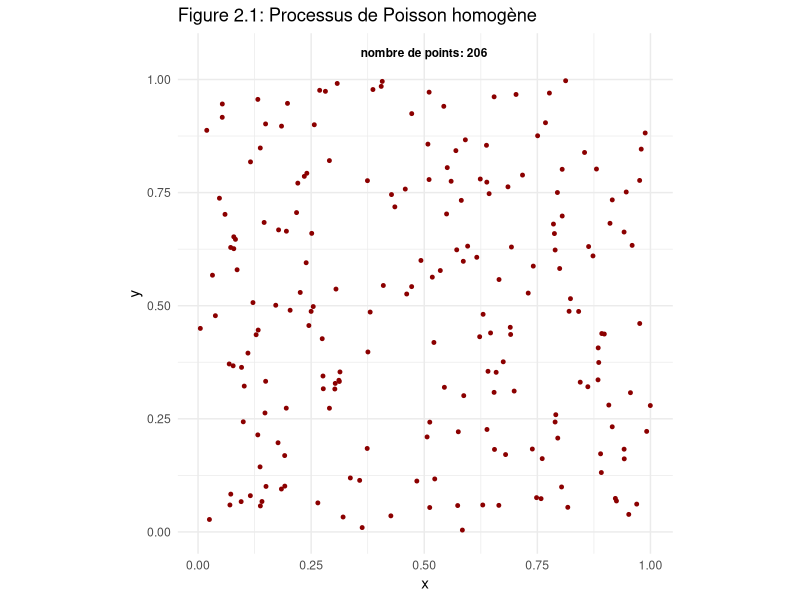
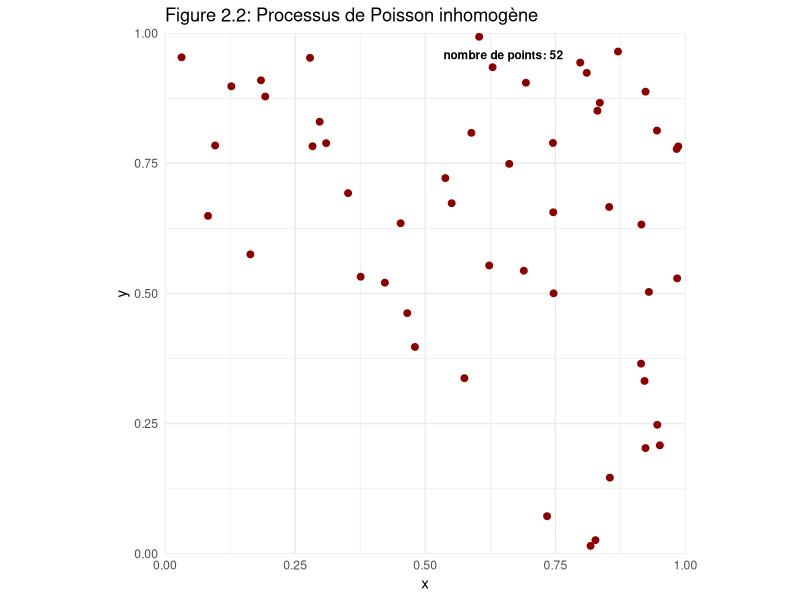
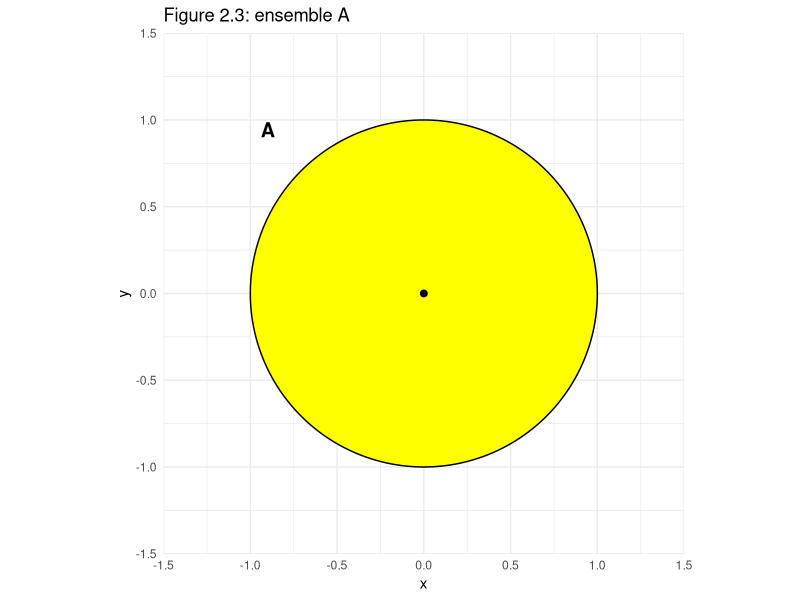
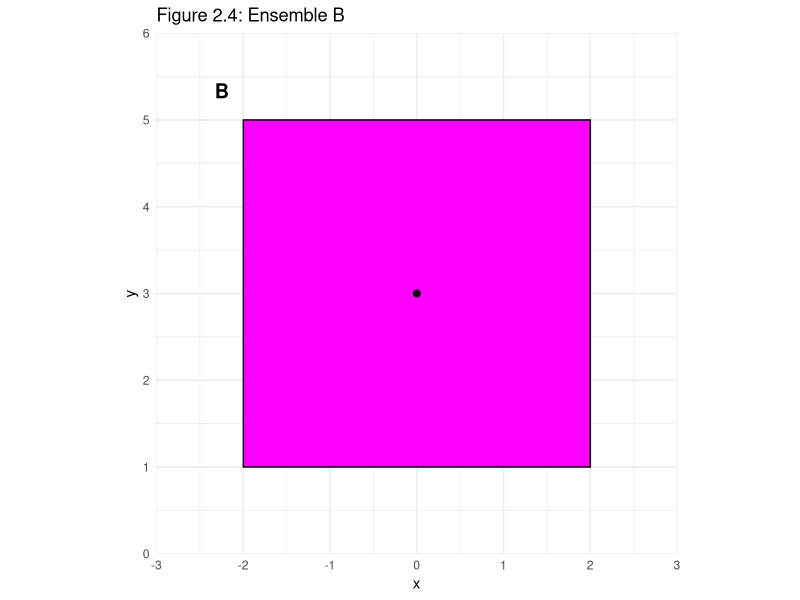
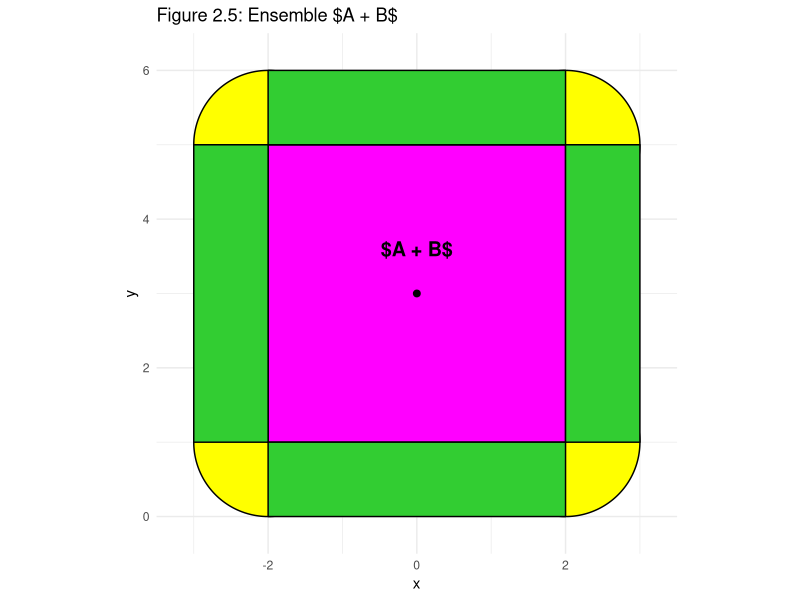
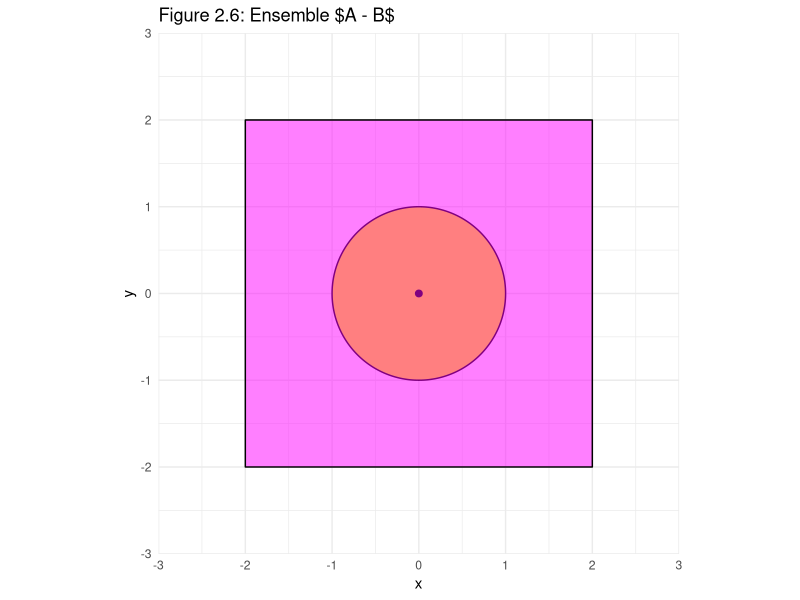
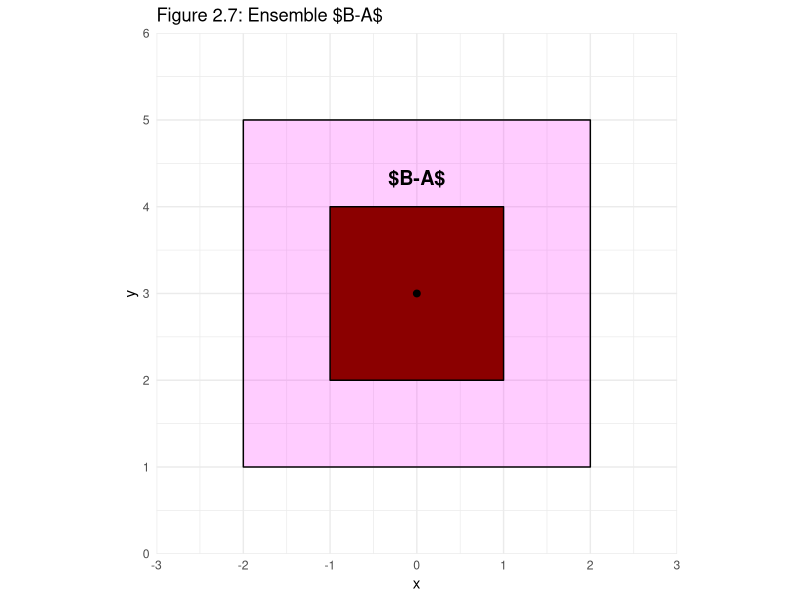
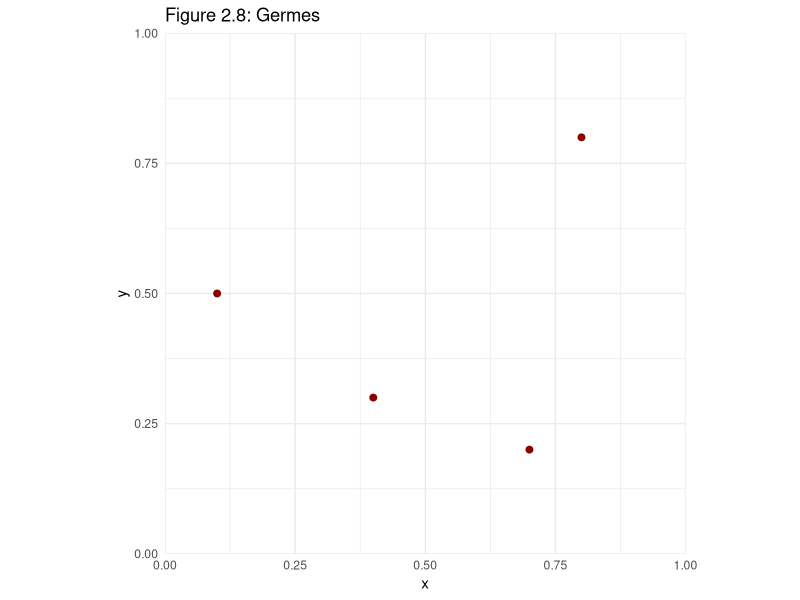

Recreate these plots in R, in order.
## ---- chunk 1
#| label: setup
#| include: false

library(spatstat)
library(ggplot2)
## ---- chunk 2


library(spatstat.geom)
library(spatstat.random)


library(ggplot2)

set.seed(40)

w <- owin(c(0,1),c(0,1))

lambda<-200

ppoisson<-rpoispp(lambda, win = w)

n<-ppoisson$n
ggplot()+
  
  geom_point(data=as.data.frame(ppoisson),aes(x=x,y=y),
             colour="darkred",size=1)+
  
  coord_fixed()+
  labs(title="Figure 2.1: Processus de Poisson homogène",
       x="x",
       y="y")+
  annotate("text",x=0.5,y=1.05,label=paste("nombre de points:",n),
           size=3,fontface="bold",vjust=0)+
  
  theme_minimal()



## ---- chunk 3


library(spatstat.geom)
library(spatstat.random)
library(ggplot2)

set.seed(41)

w <- owin(c(0,1),c(0,1))

lambda<-function(x,y){(9*x)^2+(9*y)^2}

ppoisson<-rpoispp(lambda, win = w)

n<-ppoisson$n
  
ggplot()+
  
  geom_point(data=as.data.frame(ppoisson),aes(x=x,y=y),
             colour="darkred",size=2)+
  
  coord_fixed(xlim=c(0,1),
              ylim=c(0,1),
              expand=FALSE)+
  
  labs(title="Figure 2.2: Processus de Poisson inhomogène",
       x="x",
       y="y")+
  
  annotate("text",x=0.65,y=0.95,
           label=paste("nombre de points:",n),
           size=3,fontface="bold", vjust=0)+
  
  theme_minimal()



## ---- chunk 4

library(ggplot2)
library(ggforce)

coord_car_x<-c(-2,
              -2,
              2,
              2
              )

coord_car_y<-c(1,
               5,
               5,
               1
               )

ggplot()+
  
  geom_circle(aes(x0=0,y0=0,r=1), fill="yellow",colour="black",linewidth=0.5
              )+
  
  geom_point(data=data.frame(x=c(0),y=c(0)),aes(x=x,y=y),
             colour="black",size=2)+
  
  coord_fixed(x=c(-1.5, 1.5),
              y=c(-1.5, 1.5),
              expand=FALSE)+
  
  labs(title="Figure 2.3: ensemble A",x="x",y="y")+
  
    annotate("text",x=-0.9,y=0.9,
           label="A",
           size=5,fontface="bold", vjust=0)+

  theme_minimal()
  
ggplot()+
  geom_polygon(data=data.frame(x=coord_car_x, y=coord_car_y),
               aes(x=x, y=y),
               fill="magenta",colour="black", linewidth=0.5
               )+
  
  geom_point(data=data.frame(x=c(0),y=c(3)),aes(x=x,y=y),
             colour="black",size=2)+
  
  coord_fixed(x=c(-3, 3),
              y=c(0, 6),
              expand=FALSE)+
  
  labs(title="Figure 2.4: Ensemble B",x="x",y="y")+
  
    annotate("text",x=-2.25,y=5.25,
           label="B",
           size=5,fontface="bold", vjust=0)+
  
  theme_minimal()



## ---- chunk 5

library(ggplot2)
library(ggforce)

coord_car_x<-c(-2,
               -2,
               2,
               2
               )

coord_car_y<-c(1,
               5,
               5,
               1
               )

ggplot()+
  
  geom_circle(aes(x0=coord_car_x,y0=coord_car_y,r=1), fill="yellow",colour="black",linewidth=0.5
              )+
  
  geom_polygon(data=data.frame(x=coord_car_x, y=coord_car_y),
               aes(x=x, y=y),
               fill="magenta",colour="black", linewidth=0.5
               )+
  
  geom_polygon(data=data.frame(x=c(-3,-2,-2,-3),y=c(1,1,5,5)),
               aes(x=x,y=y),
               fill="limegreen",colour="black",linewidth=00.5)+
  
  geom_polygon(data=data.frame(x=c(3,2,2,3),y=c(1,1,5,5)),
               aes(x=x,y=y),
               fill="limegreen",colour="black",linewidth=0.5)+
  
  geom_polygon(data=data.frame(x=c(-2,2,2,-2),y=c(0,0,1,1)),
               aes(x=x,y=y),
               fill="limegreen",colour="black",linewidth=0.5)+    
  
 geom_polygon(data=data.frame(x=c(-2,2,2,-2),y=c(5,5,6,6)),
               aes(x=x,y=y),
               fill="limegreen",colour="black",linewidth=0.5)+  
  
  geom_point(data=data.frame(x=c(0),y=c(3)),aes(x=x,y=y),
             colour="black",size=2)+
  
  coord_fixed(x=c(-3.5, 3.5),
              y=c(-0.5, 6.5),
              expand=FALSE)+
  
  labs(title="Figure 2.5: Ensemble $A + B$",x="x",y="y")+
  
  annotate("text",x=0,y=3.5,
           label="$A + B$",
           size=5,fontface="bold", vjust=0)+
  
  theme_minimal()
  

## ---- chunk 6
library(ggplot2)
library(ggforce)

coord_car_x<-c(-2,
               -2,
               2,
               2
               )

coord_car_y<-c(-2,
               2,
               2,
               -2
               )

ggplot()+
  
   
  geom_circle(aes(x0=0,y0=0,r=1), fill="yellow",colour="black",linewidth=0.5
              )+
  
  geom_point(data=data.frame(x=c(0),y=c(0)),aes(x=x,y=y),
             colour="black",size=2)+
  
  geom_polygon(data=data.frame(x=coord_car_x, y=coord_car_y),
               aes(x=x, y=y),
               fill="magenta",colour="black", linewidth=0.5,alpha=0.5
               )+
  
    coord_fixed(x=c(-3, 3),
              y=c(-3,3),
              expand=FALSE)+
  
  labs(title="Figure 2.6: Ensemble $A - B$",x="x",y="y")+
  
  theme_minimal()
## ---- chunk 7
library(ggplot2)

coord_car_x<-c(-2,
               -2,
               2,
               2
               )

coord_car_y<-c(1,
               5,
               5,
               1
               )

ggplot()+
  geom_polygon(data=data.frame(x=coord_car_x, y=coord_car_y),
               aes(x=x, y=y),
               fill="magenta",colour="black", linewidth=0.5, alpha=0.2
               )+
  
  geom_polygon(data=data.frame(x=c(-1,-1,1,1), y=c(2,4,4,2)),
               aes(x=x, y=y),
               fill="darkred",colour="black", linewidth=0.5
               )+
  
  geom_point(data=data.frame(x=c(0),y=c(3)),aes(x=x,y=y),
             colour="black",size=2)+
  
  coord_fixed(x=c(-3, 3),
              y=c(0, 6),
              expand=FALSE)+
  
  labs(title="Figure 2.7: Ensemble $B-A$",x="x",y="y")+
  
    annotate("text",x=0,y=4.25,
           label="$B-A$",
           size=5,fontface="bold", vjust=0)+
  
  theme_minimal()
## ---- chunk 8
library(ggplot2)
library(ggforce)
coordonnees_x <-c(0.1 ,
                  0.4 ,
                  0.7 ,
                  0.8
                  )

coordonnees_y <-c(0.5 ,
                  0.3 ,
                  0.2 ,
                  0.8
                  )

ggplot()+
  geom_point(data=data.frame(x=coordonnees_x, y=coordonnees_y),
             aes(x = x , y = y),
             colour="darkred",
             size=2)+
  
  coord_fixed(xlim = c(0, 1),
              ylim = c(0, 1),
              expand = FALSE) +

  labs(title="Figure 2.8: Germes", x="x", y="y")+
  
  theme_minimal()
## ---- chunk 9
library(ggplot2)
library(ggforce)

theta<-seq(0,2*pi,length.out=200)
r<-0.175

contour_cercle_x<- r*cos(theta)
contour_cercle_y<- r*sin(theta)

ggplot()+
  geom_polygon(data=data.frame(x=contour_cercle_x,y=contour_cercle_y),
               aes(x=x, y=y),
               fill="magenta", colour="red", linewidth=1, alpha=0.5)+
  
  geom_point(data=data.frame(x=0,y=0),
             aes(x=x,y=y),
             colour="darkred",
             size=2)+
  
  coord_fixed(x=c(-0.3, 0.3),
              y=c(-0.3,0.3),
              expand=FALSE) +
  
  
  labs(title="Figure 2.9: Grains", x="x", y="y")+
  theme_minimal()
## ---- chunk 10
library(ggplot2)
library(ggforce)
coordonnees_x <-c(0.1 ,
                  0.4 ,
                  0.7 ,
                  0.8
                  )

coordonnees_y <-c(0.5 ,
                  0.3 ,
                  0.2 ,
                  0.8
                  )

ggplot(data.frame(x=coordonnees_x, y=coordonnees_y))+
  geom_circle(aes(x0=coordonnees_x,y0=coordonnees_y, r=r), fill="magenta", colour="red", alpha=0.5)+
  
  geom_point(data=data.frame(x=coordonnees_x,y=coordonnees_y),
             aes(x=x,y=y),
             colour="darkred",
             size=2)+
  
  coord_fixed(x=c(0, 1),
              y=c(0, 1),
              expand=FALSE)+
    
  labs(title="Figure 2.10: Modèle booléen", x="x", y="y")+
  
  theme_minimal()
## ---- chunk 11

library(spatstat.geom)
library(spatstat.random)
library(ggplot2)

set.seed(41)

w <- owin(c(0,1),c(0,1))

lambda<-function(x,y){(9*x)^2+(9*y)^2}

ppoisson<-rpoispp(lambda, win = w)

n<-ppoisson$n
  
R <- rep(0, 16)


p<-ggplot()+
  
  geom_hline(yintercept=c(0.25,0.5,0.75), color="purple",linewidth=1)+
  
  geom_vline(xintercept=c(0.25,0.5,0.75), color="purple",linewidth=1)+
  
  geom_point(data=as.data.frame(ppoisson),aes(x=x,y=y),
             colour="darkred",size=2)+
  
  coord_fixed(xlim=c(0,1),
              ylim=c(0,1),
              expand=FALSE)+
  
  labs(title="Figure 2.11: Cas inhomogène",
       x="x",
       y="y")+
  
  theme_minimal()

for (i in 1:n){
 xi<-ppoisson$x[i]
 yi<-ppoisson$y[i]
 
 col<-ifelse(xi<0.25,1,
              ifelse(xi<0.5,2,
                    ifelse(xi<0.75,3,4)))
 
  
 rang<-ifelse(yi<0.25,1,
              ifelse(yi<0.5,2,
                    ifelse(yi<0.75,3,4)))
  
 num_cell<-col+(rang-1)*4
  
  R[num_cell]<-R[num_cell]+1
}

for (i in 1:16){
  
  col<-ifelse(i<5,1,
               ifelse(i<9,2,
                      ifelse(i<13,3,4)))
  
  rang<-ifelse(i%%4==1,1,
              ifelse(i%%4==2,2,
                    ifelse(i%%4==3,3,4)))
  
  p<-p+annotate("text",x=0.125+0.25*rang-0.25,y=0.125+0.25*col-0.25,
          label=R[i],
          size=3,fontface="bold", vjust=0)
  
  }



print(p)



## ---- chunk 12
library(spatstat.geom)
library(spatstat.random)
library(ggplot2)

set.seed(41)

w <- owin(c(0,1),c(0,1))

lambda<-function(x,y){(9*x)^2+(9*y)^2}

ppoisson<-rpoispp(lambda, win = w)

n<-ppoisson$n
  
R <- rep(0, 16)


p<-ggplot()+
  
  geom_hline(yintercept=c(0.25,0.5,0.75), color="purple",linewidth=1)+
  
  geom_vline(xintercept=c(0.25,0.5,0.75), color="purple",linewidth=1)+
  
  coord_fixed(xlim=c(0,1),
              ylim=c(0,1),
              expand=FALSE)+
  
  labs(title="Figure 2.12: Cas inhomogène",
       x="x",
       y="y")+
  
  theme_minimal()

for (i in 1:n){
 xi<-ppoisson$x[i]
 yi<-ppoisson$y[i]
 
 col<-ifelse(xi<0.25,1,
              ifelse(xi<0.5,2,
                    ifelse(xi<0.75,3,4)))
 
  
 rang<-ifelse(yi<0.25,1,
              ifelse(yi<0.5,2,
                    ifelse(yi<0.75,3,4)))
  
 num_cell<-col+(rang-1)*4
  
  R[num_cell]<-R[num_cell]+1
 
}
 max<-max(R)
for (i in 1:16){
  
  col<-ifelse(i<5,1,
               ifelse(i<9,2,
                      ifelse(i<13,3,4)))
  
  rang<-ifelse(i%%4==1,1,
              ifelse(i%%4==2,2,
                    ifelse(i%%4==3,3,4)))
  
  coord_x<-c(rang/4-0.25,
                 rang/4,
                 rang/4,
                 rang/4-0.25)
  
  
  coord_y<-c(col/4,
                 col/4,
                 col/4-0.25,
                 col/4-0.25)
  
  
  
  p<-p+geom_polygon(data=data.frame(x=coord_x, y=coord_y, nb_points=R[i]),
               aes(x=x, y=y, fill=nb_points),
               linewidth=0.5
               )+
  annotate("text",x=0.125+0.25*rang-0.25,y=0.125+0.25*col-0.25,
          label=R[i],
          size=3,fontface="bold", vjust=0)
  }


p<-p+scale_fill_gradient(low="white",high="magenta",
                         name ="nombre de points par cellule",
                         limits=c(0,max(R)))

print(p)

## ---- chunk 13
library(spatstat.geom)
library(spatstat.random)
library(ggplot2)

library(ggplot2)

set.seed(40)

w <- owin(c(0,1),c(0,1))

lambda<-200

ppoisson<-rpoispp(lambda, win = w)

n<-ppoisson$n
  
R <- rep(0, 16)


p<-ggplot()+
  
  geom_hline(yintercept=c(0.25,0.5,0.75), color="purple",linewidth=1)+
  
  geom_vline(xintercept=c(0.25,0.5,0.75), color="purple",linewidth=1)+
  
  geom_point(data=as.data.frame(ppoisson),aes(x=x,y=y),
             colour="darkred",size=1)+
  
  coord_fixed(xlim=c(0,1),
              ylim=c(0,1),
              expand=FALSE)+
  
  labs(title="Figure 2.13: Cas homogène",
       x="x",
       y="y")+
  
  theme_minimal()

for (i in 1:n){
 xi<-ppoisson$x[i]
 yi<-ppoisson$y[i]
 
 col<-ifelse(xi<0.25,1,
              ifelse(xi<0.5,2,
                    ifelse(xi<0.75,3,4)))
 
  
 rang<-ifelse(yi<0.25,1,
              ifelse(yi<0.5,2,
                    ifelse(yi<0.75,3,4)))
  
 num_cell<-col+(rang-1)*4
  
  R[num_cell]<-R[num_cell]+1
}

for (i in 1:16){
  
  col<-ifelse(i<5,1,
               ifelse(i<9,2,
                      ifelse(i<13,3,4)))
  
  rang<-ifelse(i%%4==1,1,
              ifelse(i%%4==2,2,
                    ifelse(i%%4==3,3,4)))
  
  p<-p+annotate("text",x=0.125+0.25*rang-0.25,y=0.125+0.25*col-0.25,
          label=R[i],
          size=3,fontface="bold", vjust=0)
  
  }



print(p)


## ---- chunk 14
library(spatstat.geom)
library(spatstat.random)
library(ggplot2)

set.seed(40)

w <- owin(c(0,1),c(0,1))

lambda<-200

ppoisson<-rpoispp(lambda, win = w)

n<-ppoisson$n
  
R <- rep(0, 16)


p<-ggplot()+
  
  geom_hline(yintercept=c(0.25,0.5,0.75), color="purple",linewidth=1)+
  
  geom_vline(xintercept=c(0.25,0.5,0.75), color="purple",linewidth=1)+
  
  coord_fixed(xlim=c(0,1),
              ylim=c(0,1),
              expand=FALSE)+
  
  labs(title="Figure 2.14: Cas homogène",
       x="x",
       y="y")+
  
  theme_minimal()

for (i in 1:n){
 xi<-ppoisson$x[i]
 yi<-ppoisson$y[i]
 
 col<-ifelse(xi<0.25,1,
              ifelse(xi<0.5,2,
                    ifelse(xi<0.75,3,4)))
 
  
 rang<-ifelse(yi<0.25,1,
              ifelse(yi<0.5,2,
                    ifelse(yi<0.75,3,4)))
  
 num_cell<-col+(rang-1)*4
  
  R[num_cell]<-R[num_cell]+1
 
}
 max<-max(R)
for (i in 1:16){
  
  col<-ifelse(i<5,1,
               ifelse(i<9,2,
                      ifelse(i<13,3,4)))
  
  rang<-ifelse(i%%4==1,1,
              ifelse(i%%4==2,2,
                    ifelse(i%%4==3,3,4)))
  
  coord_x<-c(rang/4-0.25,
                 rang/4,
                 rang/4,
                 rang/4-0.25)
  
  
  coord_y<-c(col/4,
                 col/4,
                 col/4-0.25,
                 col/4-0.25)
  
  
  
  p<-p+geom_polygon(data=data.frame(x=coord_x, y=coord_y, nb_points=R[i]),
               aes(x=x, y=y, fill=nb_points),
               linewidth=0.5
               )+
  annotate("text",x=0.125+0.25*rang-0.25,y=0.125+0.25*col-0.25,
          label=R[i],
          size=3,fontface="bold", vjust=0)
  }


p<-p+scale_fill_gradient(low="white",high="magenta",
                         name ="nombre de points par cellule",
                         limits=c(0,max(R)))

print(p)
